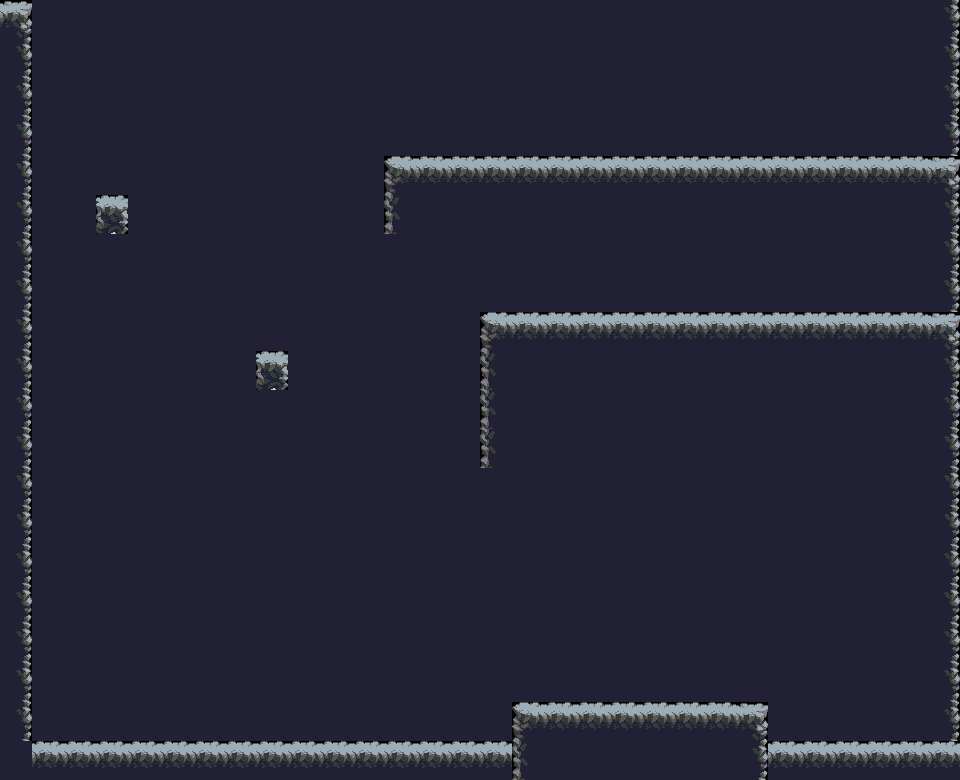

This game map was drawn from its Tiled (.tmx) file and the tilesets committed beside it. A one-line description and the trimmed map source follow:
An orthogonal 30x20 tile map with 32x39 px tiles, 1 tile layer (Tile Layer 1).

<map version="1.0" orientation="orthogonal" width="30" height="20" tilewidth="32" tileheight="39">
 <tileset firstgid="1" name="cave_tiles" tilewidth="32" tileheight="39">
  <image source="cave_tiles.png" width="160" height="195" />
 </tileset>
 <layer name="Tile Layer 1" width="30" height="20">
  <data>[600 cells, 600 non-empty, 7 distinct tile ids]</data>
 </layer>
</map>